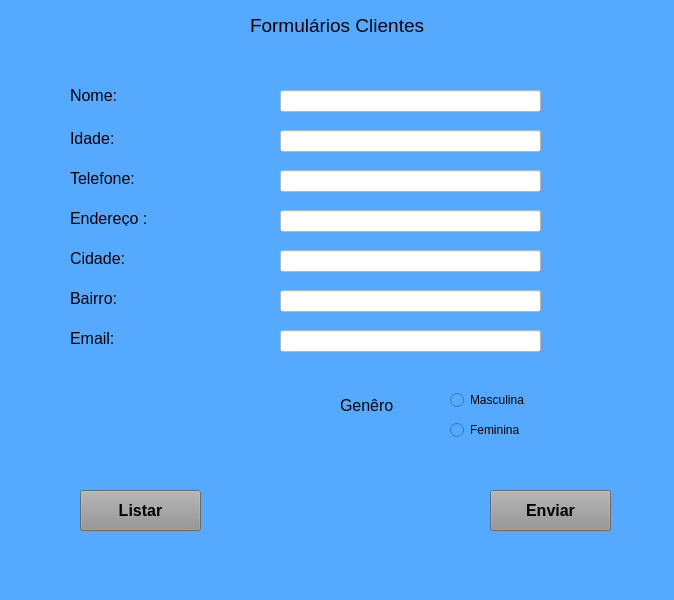
<?xml version="1.0" encoding="UTF-8"?>
<ui version="4.0">
 <class>MainWindow</class>
 <widget class="QMainWindow" name="MainWindow">
  <property name="geometry">
   <rect>
    <x>0</x>
    <y>0</y>
    <width>674</width>
    <height>600</height>
   </rect>
  </property>
  <property name="windowTitle">
   <string>MainWindow</string>
  </property>
  <property name="styleSheet">
   <string notr="true">background-color: rgb(85, 170, 255);</string>
  </property>
  <widget class="QWidget" name="centralwidget">
   <widget class="QLabel" name="label">
    <property name="geometry">
     <rect>
      <x>250</x>
      <y>10</y>
      <width>241</width>
      <height>31</height>
     </rect>
    </property>
    <property name="font">
     <font>
      <pointsize>14</pointsize>
     </font>
    </property>
    <property name="styleSheet">
     <string notr="true">background-color: rgb(0, 0, 255);
background-color: rgb(85, 170, 255);</string>
    </property>
    <property name="text">
     <string>Formulários Clientes</string>
    </property>
   </widget>
   <widget class="QLabel" name="label_2">
    <property name="geometry">
     <rect>
      <x>70</x>
      <y>130</y>
      <width>161</width>
      <height>16</height>
     </rect>
    </property>
    <property name="font">
     <font>
      <pointsize>12</pointsize>
     </font>
    </property>
    <property name="text">
     <string>Idade:</string>
    </property>
   </widget>
   <widget class="QLabel" name="label_3">
    <property name="geometry">
     <rect>
      <x>70</x>
      <y>170</y>
      <width>161</width>
      <height>16</height>
     </rect>
    </property>
    <property name="font">
     <font>
      <pointsize>12</pointsize>
     </font>
    </property>
    <property name="text">
     <string>Telefone:</string>
    </property>
   </widget>
   <widget class="QLabel" name="label_4">
    <property name="geometry">
     <rect>
      <x>70</x>
      <y>80</y>
      <width>191</width>
      <height>31</height>
     </rect>
    </property>
    <property name="font">
     <font>
      <pointsize>12</pointsize>
     </font>
    </property>
    <property name="text">
     <string>Nome:</string>
    </property>
   </widget>
   <widget class="QLineEdit" name="lineEdit">
    <property name="geometry">
     <rect>
      <x>280</x>
      <y>90</y>
      <width>261</width>
      <height>22</height>
     </rect>
    </property>
    <property name="styleSheet">
     <string notr="true">background-color: rgb(255, 255, 255);</string>
    </property>
   </widget>
   <widget class="QLineEdit" name="lineEdit_2">
    <property name="geometry">
     <rect>
      <x>280</x>
      <y>130</y>
      <width>261</width>
      <height>22</height>
     </rect>
    </property>
    <property name="styleSheet">
     <string notr="true">background-color: rgb(255, 255, 255);</string>
    </property>
   </widget>
   <widget class="QLineEdit" name="lineEdit_3">
    <property name="geometry">
     <rect>
      <x>280</x>
      <y>170</y>
      <width>261</width>
      <height>22</height>
     </rect>
    </property>
    <property name="styleSheet">
     <string notr="true">background-color: rgb(255, 255, 255);</string>
    </property>
   </widget>
   <widget class="QRadioButton" name="radioButton">
    <property name="geometry">
     <rect>
      <x>450</x>
      <y>390</y>
      <width>95</width>
      <height>20</height>
     </rect>
    </property>
    <property name="text">
     <string>Masculina</string>
    </property>
   </widget>
   <widget class="QRadioButton" name="radioButton_2">
    <property name="geometry">
     <rect>
      <x>450</x>
      <y>420</y>
      <width>95</width>
      <height>20</height>
     </rect>
    </property>
    <property name="text">
     <string>Feminina</string>
    </property>
   </widget>
   <widget class="QLabel" name="label_5">
    <property name="geometry">
     <rect>
      <x>340</x>
      <y>390</y>
      <width>71</width>
      <height>31</height>
     </rect>
    </property>
    <property name="font">
     <font>
      <pointsize>12</pointsize>
     </font>
    </property>
    <property name="text">
     <string>Genêro</string>
    </property>
   </widget>
   <widget class="QPushButton" name="pushButton">
    <property name="geometry">
     <rect>
      <x>490</x>
      <y>490</y>
      <width>121</width>
      <height>41</height>
     </rect>
    </property>
    <property name="font">
     <font>
      <pointsize>12</pointsize>
      <weight>75</weight>
      <italic>false</italic>
      <bold>true</bold>
     </font>
    </property>
    <property name="styleSheet">
     <string notr="true">background-color: rgb(147, 147, 147);</string>
    </property>
    <property name="text">
     <string>Enviar</string>
    </property>
   </widget>
   <widget class="QPushButton" name="pushButton_2">
    <property name="geometry">
     <rect>
      <x>80</x>
      <y>490</y>
      <width>121</width>
      <height>41</height>
     </rect>
    </property>
    <property name="font">
     <font>
      <pointsize>12</pointsize>
      <weight>75</weight>
      <italic>false</italic>
      <bold>true</bold>
     </font>
    </property>
    <property name="styleSheet">
     <string notr="true">background-color: rgb(147, 147, 147);</string>
    </property>
    <property name="text">
     <string>Listar</string>
    </property>
   </widget>
   <widget class="QLineEdit" name="lineEdit_4">
    <property name="geometry">
     <rect>
      <x>280</x>
      <y>210</y>
      <width>261</width>
      <height>22</height>
     </rect>
    </property>
    <property name="styleSheet">
     <string notr="true">background-color: rgb(255, 255, 255);</string>
    </property>
   </widget>
   <widget class="QLabel" name="label_6">
    <property name="geometry">
     <rect>
      <x>70</x>
      <y>210</y>
      <width>161</width>
      <height>16</height>
     </rect>
    </property>
    <property name="font">
     <font>
      <pointsize>12</pointsize>
     </font>
    </property>
    <property name="text">
     <string>Endereço :</string>
    </property>
   </widget>
   <widget class="QLineEdit" name="lineEdit_5">
    <property name="geometry">
     <rect>
      <x>280</x>
      <y>250</y>
      <width>261</width>
      <height>22</height>
     </rect>
    </property>
    <property name="styleSheet">
     <string notr="true">background-color: rgb(255, 255, 255);</string>
    </property>
   </widget>
   <widget class="QLabel" name="label_7">
    <property name="geometry">
     <rect>
      <x>70</x>
      <y>250</y>
      <width>161</width>
      <height>16</height>
     </rect>
    </property>
    <property name="font">
     <font>
      <pointsize>12</pointsize>
     </font>
    </property>
    <property name="text">
     <string>Cidade:</string>
    </property>
   </widget>
   <widget class="QLineEdit" name="lineEdit_6">
    <property name="geometry">
     <rect>
      <x>280</x>
      <y>290</y>
      <width>261</width>
      <height>22</height>
     </rect>
    </property>
    <property name="styleSheet">
     <string notr="true">background-color: rgb(255, 255, 255);</string>
    </property>
   </widget>
   <widget class="QLabel" name="label_8">
    <property name="geometry">
     <rect>
      <x>70</x>
      <y>290</y>
      <width>161</width>
      <height>16</height>
     </rect>
    </property>
    <property name="font">
     <font>
      <pointsize>12</pointsize>
     </font>
    </property>
    <property name="text">
     <string>Bairro:</string>
    </property>
   </widget>
   <widget class="QLineEdit" name="lineEdit_7">
    <property name="geometry">
     <rect>
      <x>280</x>
      <y>330</y>
      <width>261</width>
      <height>22</height>
     </rect>
    </property>
    <property name="styleSheet">
     <string notr="true">background-color: rgb(255, 255, 255);</string>
    </property>
   </widget>
   <widget class="QLabel" name="label_9">
    <property name="geometry">
     <rect>
      <x>70</x>
      <y>330</y>
      <width>161</width>
      <height>16</height>
     </rect>
    </property>
    <property name="font">
     <font>
      <pointsize>12</pointsize>
     </font>
    </property>
    <property name="text">
     <string>Email:</string>
    </property>
   </widget>
  </widget>
  <widget class="QMenuBar" name="menubar">
   <property name="geometry">
    <rect>
     <x>0</x>
     <y>0</y>
     <width>674</width>
     <height>26</height>
    </rect>
   </property>
  </widget>
  <widget class="QStatusBar" name="statusbar"/>
 </widget>
 <resources/>
 <connections/>
</ui>
